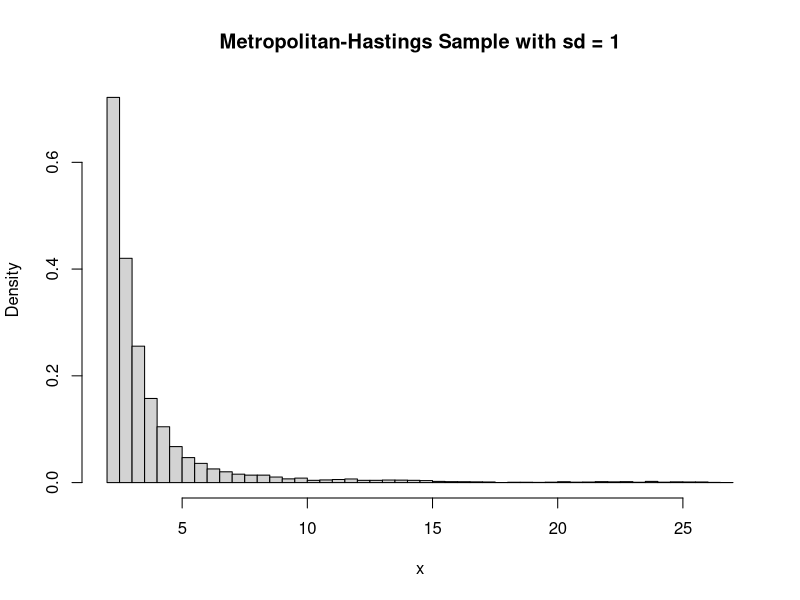
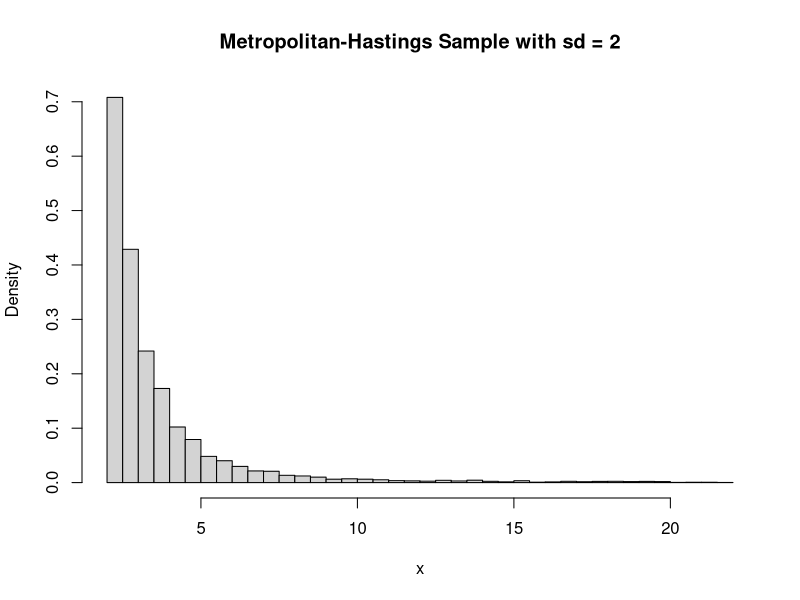
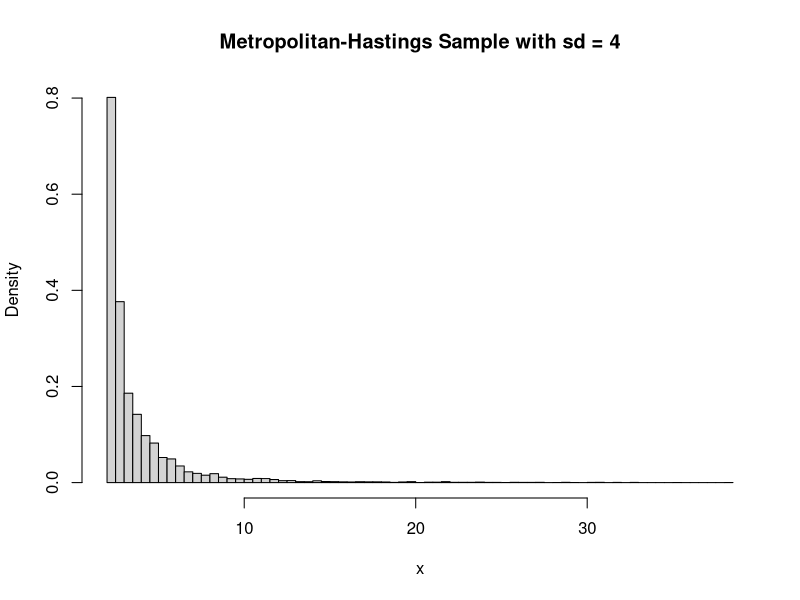

These figures' R source, in order:
n = 10000

met_hastings = function(n, sd) {
  x = rep(0, n)
  acc = 0
  j = 1
  x[1] = 4
  
  while (j < n) {
    # Propose candidate from normal distribution
    x_cand = rnorm(1, mean = x[j], sd = sd)
    
    # Calculate acceptance probability
    acc_prob = 0
    if (x_cand > 2) {
      acc_prob = min(1, (x[j] / x_cand)^3)
    }
    
    # Decide whether to accept value 
    acc_or_not = rbinom(1, 1, acc_prob)
    
    if (acc_or_not == 1) {
      acc = acc + 1;
      j = j + 1;
      x[j] = x_cand
    }
    else {
      j = j + 1
      x[j] = x[j-1]
    }	
  }
  
  acc_probability = acc / n
  print(paste("Acceptance probability:", acc_probability))
  print(paste("Estimated mean:", mean(x)))
  hist(x, breaks = 60, probability = TRUE,
       main = paste("Metropolitan-Hastings Sample with sd =", sd))
}

met_hastings(n, 1)
met_hastings(n, 2)
met_hastings(n, 4)
